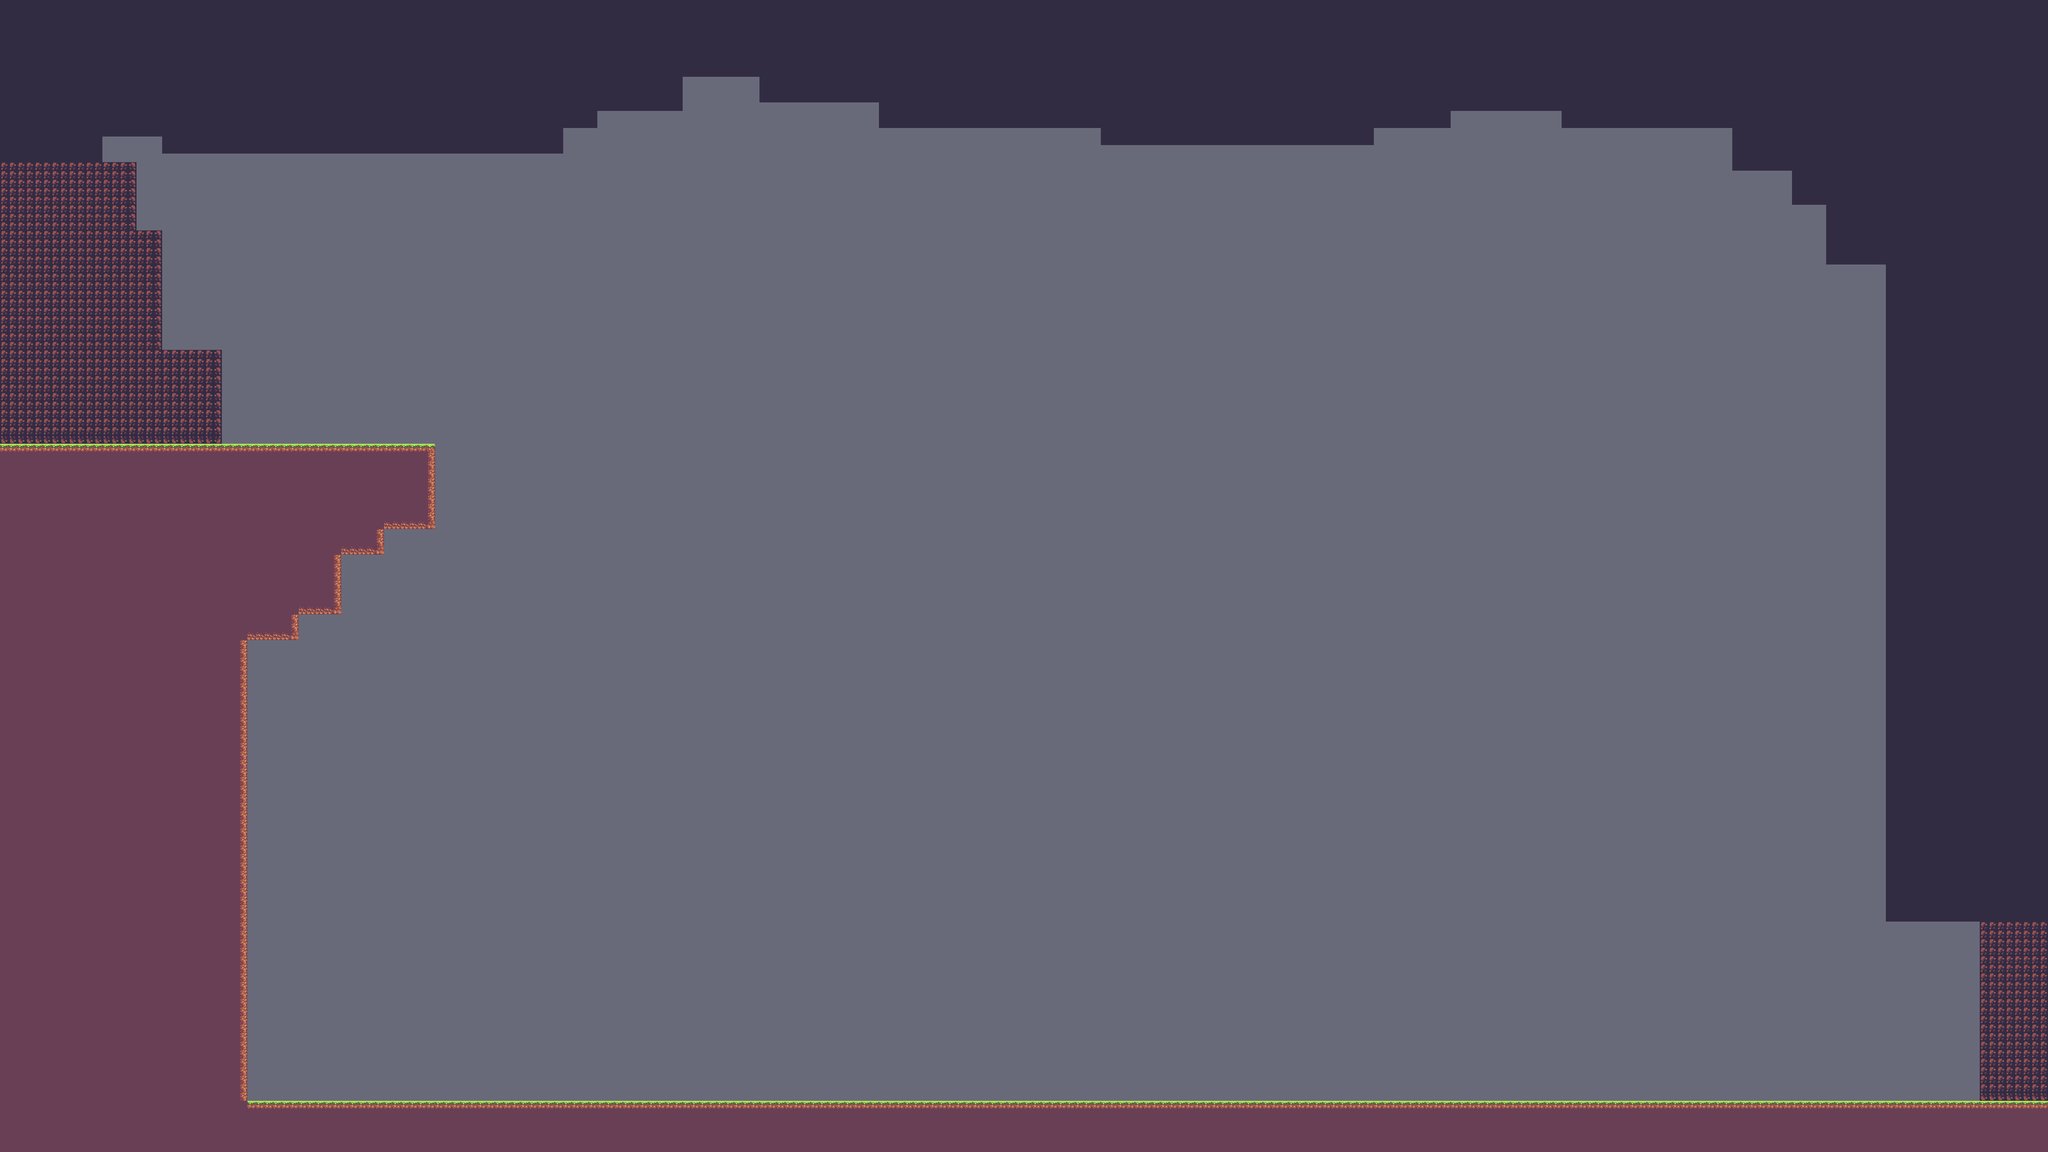

This is a level from a 2D game, rendered from its Tiled map with the project's own tilesets. A one-line summary and the map file follow, with tile-layer data summarised:
An orthogonal 240x135 tile map with 16x16 px tiles, 2 tile layers (Floor_values, Floor), 2 tilesets.

<map version="1.4" tiledversion="1.4.2" orientation="orthogonal" renderorder="right-down" compressionlevel="0" width="240" height="135" tilewidth="16" tileheight="16" infinite="0" backgroundcolor="#696A79" nextlayerid="3" nextobjectid="1"><tileset firstgid="1" name="SunnyLand_by_Ansimuz_extended" tilewidth="16" tileheight="16" tilecount="483" columns="23" objectalignment="topleft" margin="0" spacing="0"><image source="..\..\Samples\LDtk to Unity\4.2.2\Sample\Samples\atlas\SunnyLand_by_Ansimuz-extended.png" width="368" height="336" /></tileset><tileset firstgid="484" name="Floor" tilewidth="16" tileheight="16" tilecount="6" columns="6" objectalignment="topleft"><image source="Floor.intgrid.png" width="96" height="16" /></tileset><layer id="1" name="Floor_values" width="240" height="135" opacity="1"><data>[32400 cells, 10552 non-empty, 3 distinct tile ids]</data></layer><layer id="2" name="Floor" width="240" height="135" opacity="1"><data>[32400 cells, 10552 non-empty, 8 distinct tile ids]</data></layer></map>
